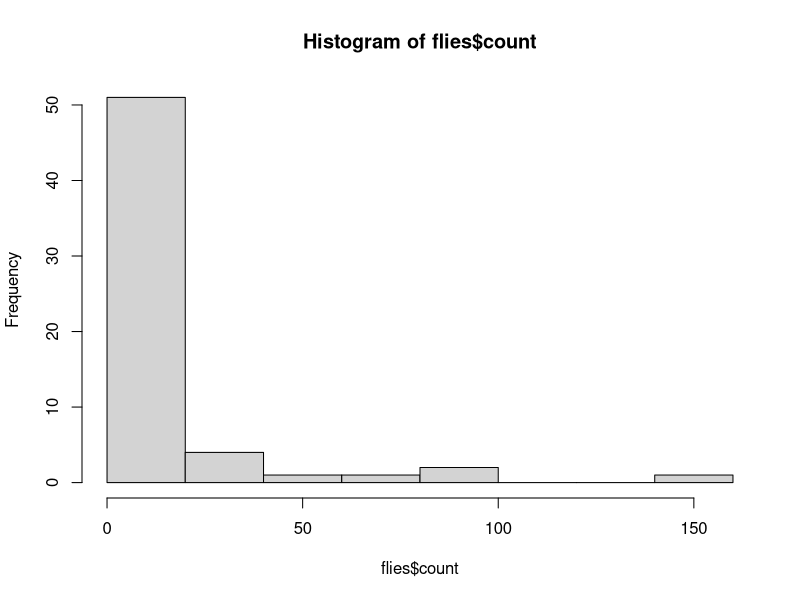
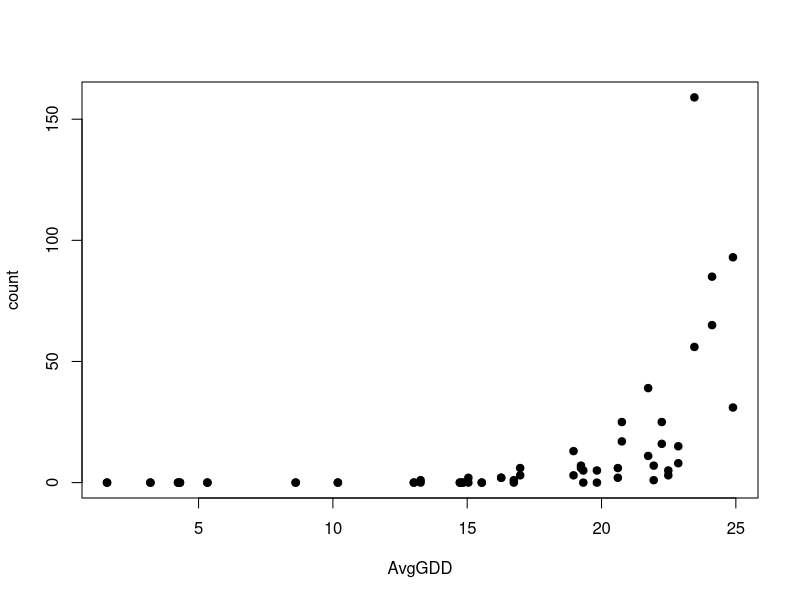
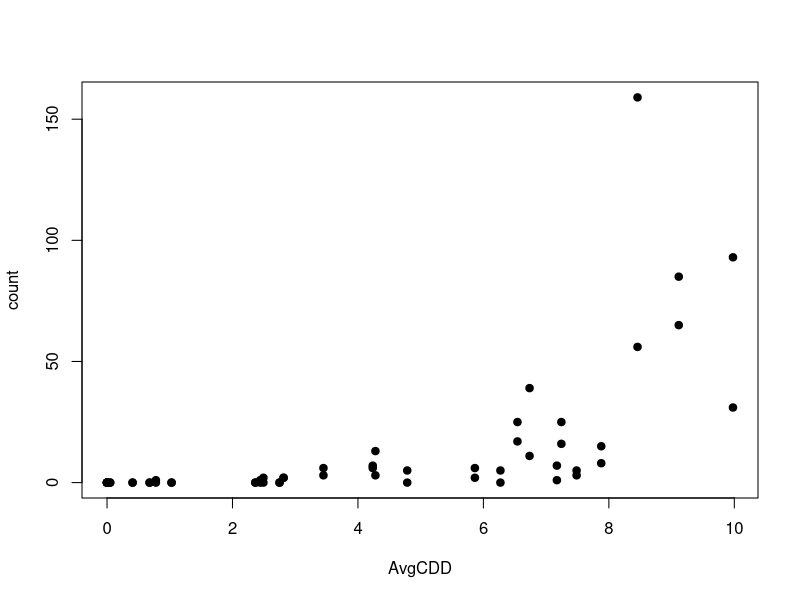
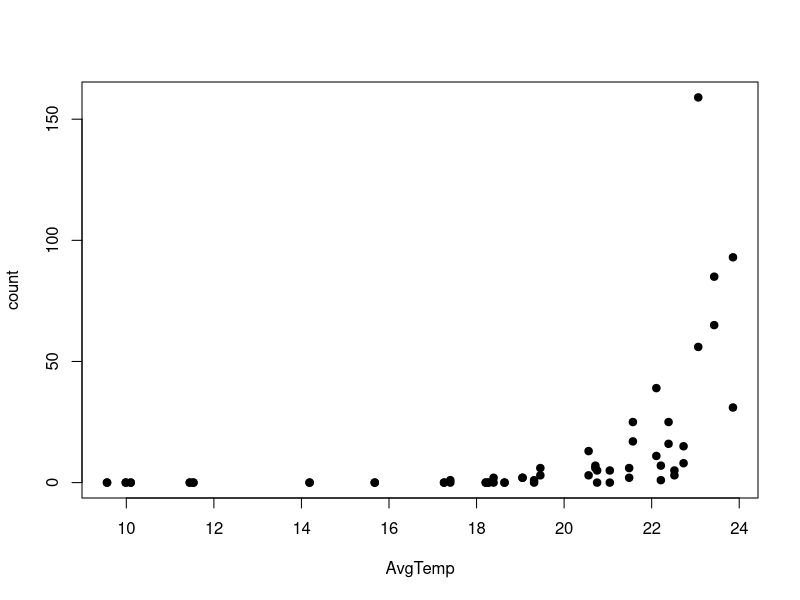
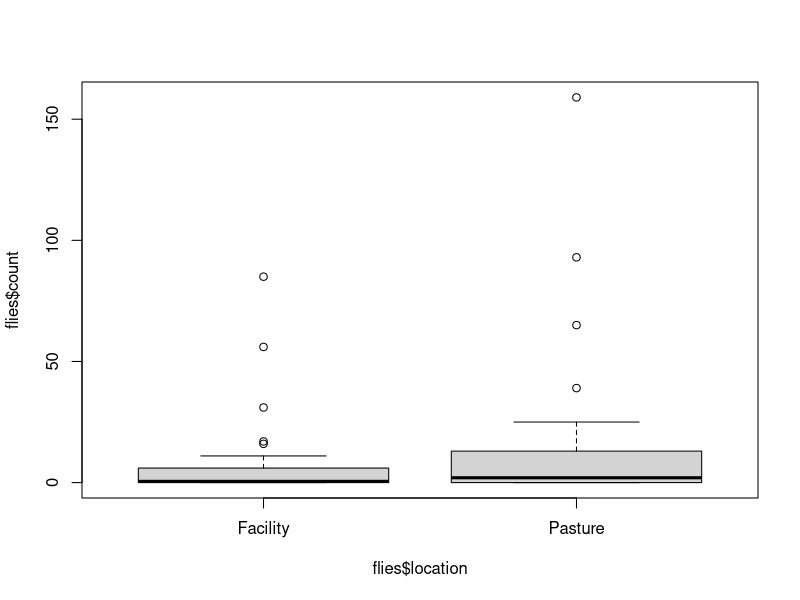

Reproduce these figures in R, in order. (Note: this script raises an error after producing the figures.)

library(readxl)
flies <- read_excel("taban_Collection_Data.xlsx", sheet = "count_data")

View(flies)

#factorize categorical data
flies$rep <- as.factor(flies$rep)
flies$site <- as.factor(flies$site)
flies$location <- as.factor(flies$location)

summary(flies)


library(tidyverse)

#means and sd when grouped by study site
flies %>% group_by(site) %>%
  summarise(meanC = mean(count),
            sdC = sd(count))

#means and sd when grouped by trap placement location
flies %>% group_by(location) %>%
  summarise(meanC = mean(count),
            sdC = sd(count))

flies %>% ungroup()


#histogram of all observations
hist(flies$count)


#plot of count vs temp predictors----

plot(count ~ AvgGDD, data = flies, pch = 19)
plot(count ~ AvgCDD, data = flies, pch = 19)
plot(count ~ AvgTemp, data = flies, pch = 19)



#boxplot of count vs trap placement location
boxplot(flies$count ~ flies$location)

##test models----

fliesGDD_poisson <- glm(formula = count ~ AvgGDD + location, family = poisson(link = "log"),
                        data = flies)
summary(fliesGDD_poisson)

fliesTemp_poisson <- glm(formula = count ~ AvgTemp + location, family = poisson(link = "log"),
                        data = flies)
summary(fliesTemp_poisson)

fliesCDD_poisson <- glm(formula = count ~ AvgCDD + location, family = poisson(link = "log"),
                         data = flies)
summary(fliesCDD_poisson)

#looks like Avg Temperature gives the best AIC here

##should check dispersion----

library(AER)

deviance(fliesTemp_poisson)/fliesTemp_poisson$df.residual

dispersiontest(fliesTemp_poisson)
dispersiontest(fliesGDD_poisson)
dispersiontest(fliesCDD_poisson)

###better fit a NBin model----

library(MASS)

fliesTemp_negbin <- glm.nb(formula = count ~ AvgTemp + location,
                           data = flies)
summary(fliesTemp_negbin)

###and test for zero-inflation----

library(pscl)

fliesTemp_ZINB <- zeroinfl(count ~ AvgTemp + location, data = flies, dist = "negbin")

AIC(fliesTemp_negbin, fliesTemp_ZINB)

#looks like a regular NB fits better

##fitting a NegBin GLMM----

library(lme4)

##need something that can handle NegBin GLMM----


flies_GLMM <- glmer.nb(count ~ AvgTemp + location + (1|site) + (1|rep), data = flies)
CDD_GLMM <- glmer.nb(count ~ AvgCDD + location + (1|site) + (1|rep), data = flies)
GDD_GLMM <- glmer.nb(count ~ AvgGDD + location + (1|site) + (1|rep), data = flies)

AIC(flies_GLMM, GDD_GLMM, CDD_GLMM)

summary(flies_GLMM)

##plotting predict?----

new_data_GLMM <- data.frame(AvgTemp = seq(9, 25, 0.001))
new_data_GLMM$Predicted_flies_GLMM <- predict(flies_GLMM,
                                                  type = "response",
                                                  newdata = new_data_GLMM,
                                                  re.form = NA)


ggplot(data=flies, mapping = aes(x=AvgTemp, y=count)) +
  geom_point()+theme_classic()+
  geom_line(data=new_data_GLMM,
            aes(x=AvgTemp, y=Predicted_flies_GLMM), linewidth=1)

logflies <- new_data_GLMM
logflies$transform <- log(logflies$Predicted_flies_GLMM)

plot(x = logflies$AvgTemp, y = logflies$transform)
